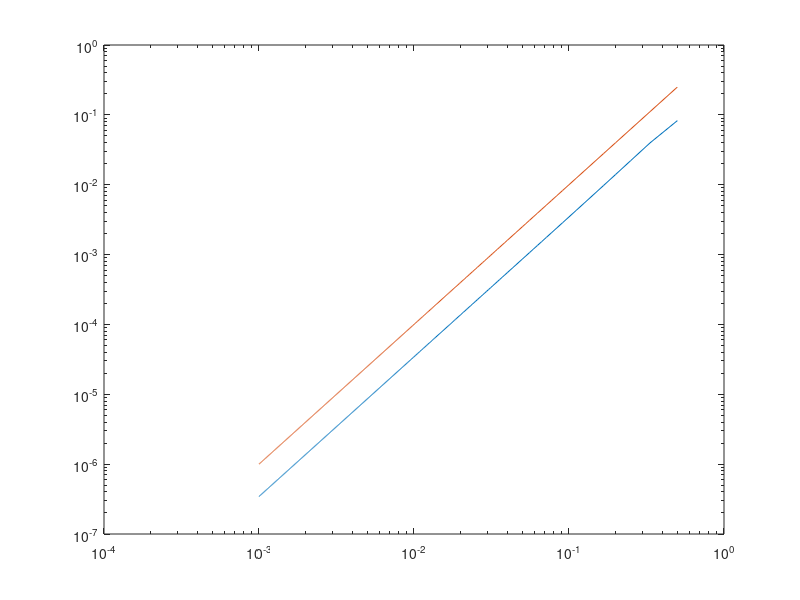

Write the MATLAB code that produced this figure.

%algorithm 
scaled_error = zeros(1,1000);
for M=1:1000
    h = 1/(M+1);
    xjs = ndgrid(0:h:1);
    xjs = xjs(2:M+1);
    
    f =  ( -2*pi*cos(pi*xjs) + pi^2*xjs.*sin(pi*xjs));
    mOnes = ones(M, 1);

    A = 1/h^2 * (diag(2 * mOnes, 0) - diag(mOnes(1:M-1), -1) - diag(mOnes(1:M-1), 1));
    u = A\f; 
    u_sol = xjs.*sin(pi*xjs);
    
    scaled_error(M) =  sqrt(h)*norm(u - u_sol);
end
M = 1:1000;
h = 1./(M+1);
loglog(h ,scaled_error)
hold on 
loglog(h, (h).^2)











